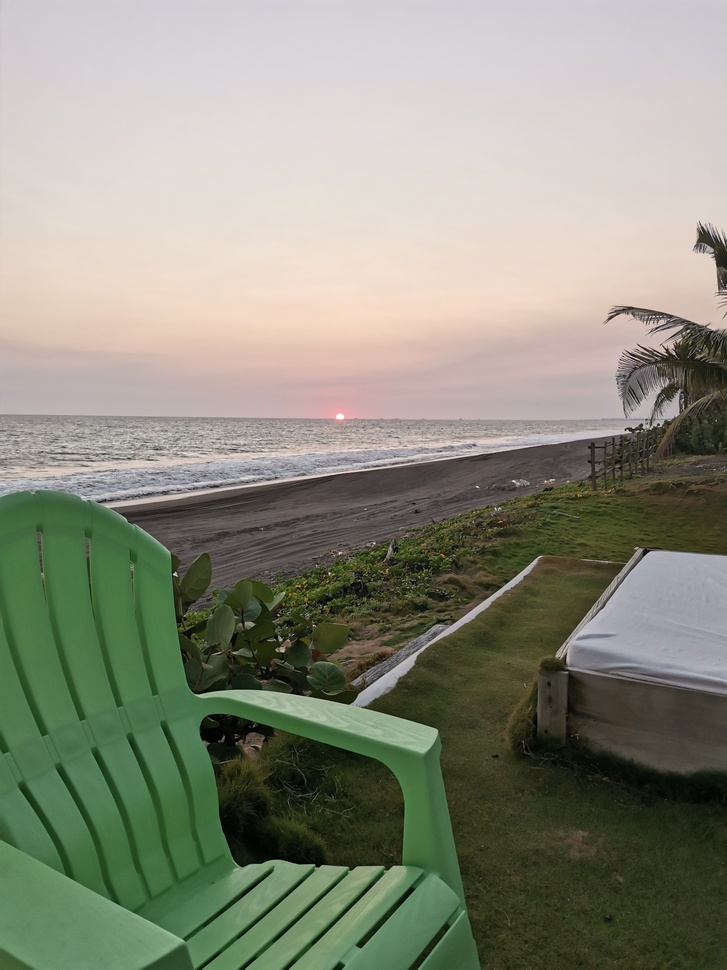
#> input picture sunset.jpg, 727 x 970 px, shrunk from 3000 x 4000 before the run, found by its file name
$ jupyter execute 'Challenge_Exercise (Gradient to Black and White).ipynb'   (shell and % lines are left out)
#> lines starting #> are read from the running program, lines starting #| are printed output that depends on the picture; after the words box and inside, x2 and y2 are one past the last pixel; in counts of white or black regions, pixels touching at a corner belong together
[cell 1]
import numpy as np
import matplotlib.pyplot as plt
from matplotlib import rcParams
import cv2

rcParams["figure.figsize"] =(10,8)

[cell 2]
img_c = plt.imread("../Image Processing/sunset.jpg")
#> img_c is the input picture: shape (970, 727, 3); mean R, G, B 138.5, 140.4, 125
plt.imshow(img_c)

[cell 3]
img_gs=np.dot(img_c[...,:3],[0.299,0.587,0.114])
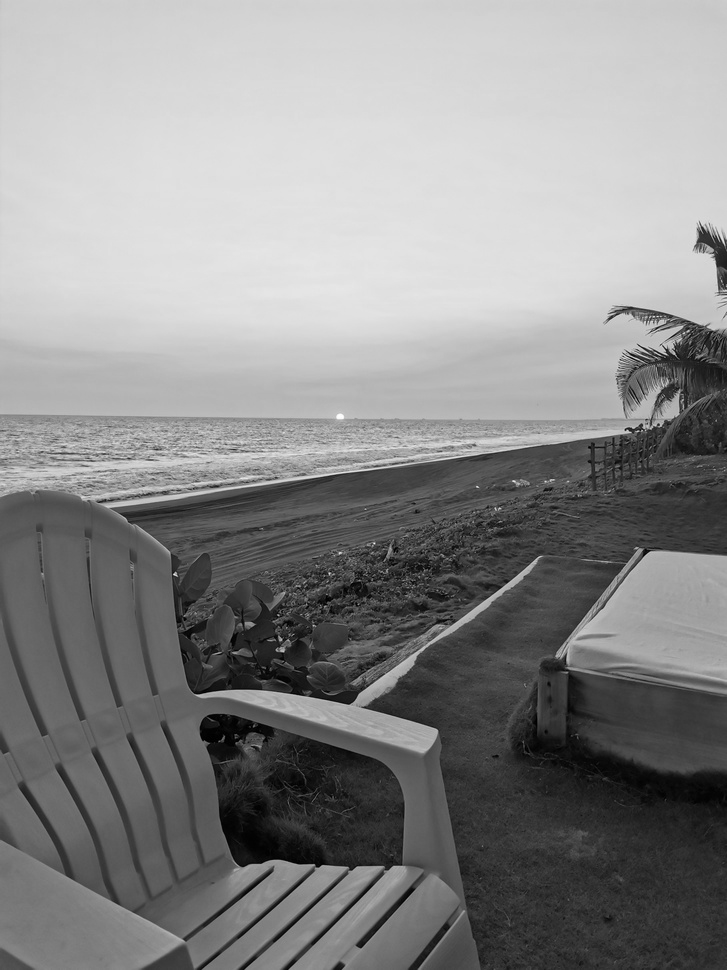
#> img_gs: shape (970, 727) float64; min 0, max 254, mean 138.1
plt.imshow(img_gs, cmap ="gray")

[cell 4]
rcParams['figure.figsize'] = 14,8
plt.hist(img_gs.ravel(),256,[0,255])
plt.title('Histogram')
plt.xticks(np.arange(0, 255, 10))
plt.show()
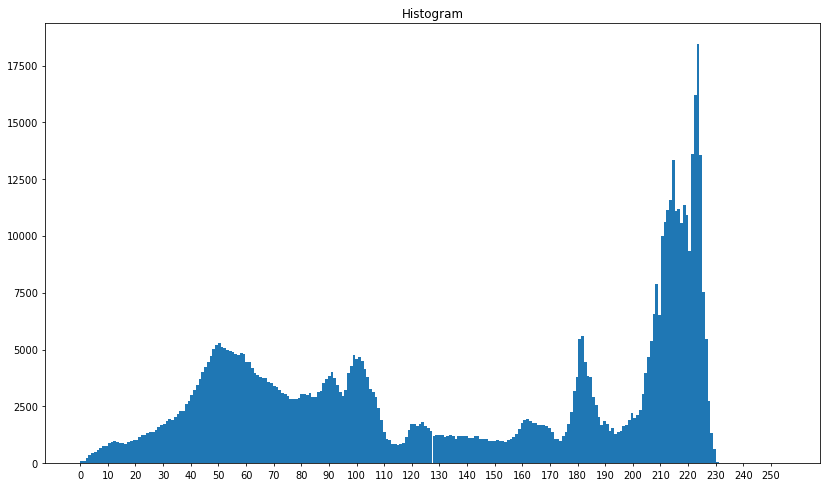
#> figure drawn by matplotlib, 1 panel; tallest bar 18444 high, from x = 223.1 to 224.1

[cell 5]
def grayscale_to_BW(grayscale_pic, threshold):
#> called with threshold = 115
    rows, cols = np.shape(grayscale_pic)
#> rows = 970; cols = 727
    BW_pic = np.zeros((rows,cols))
    for i in range(rows):
        for j in range(cols):
            BW_pic[i,j]= 0 if grayscale_pic[i,j] <= threshold else 255
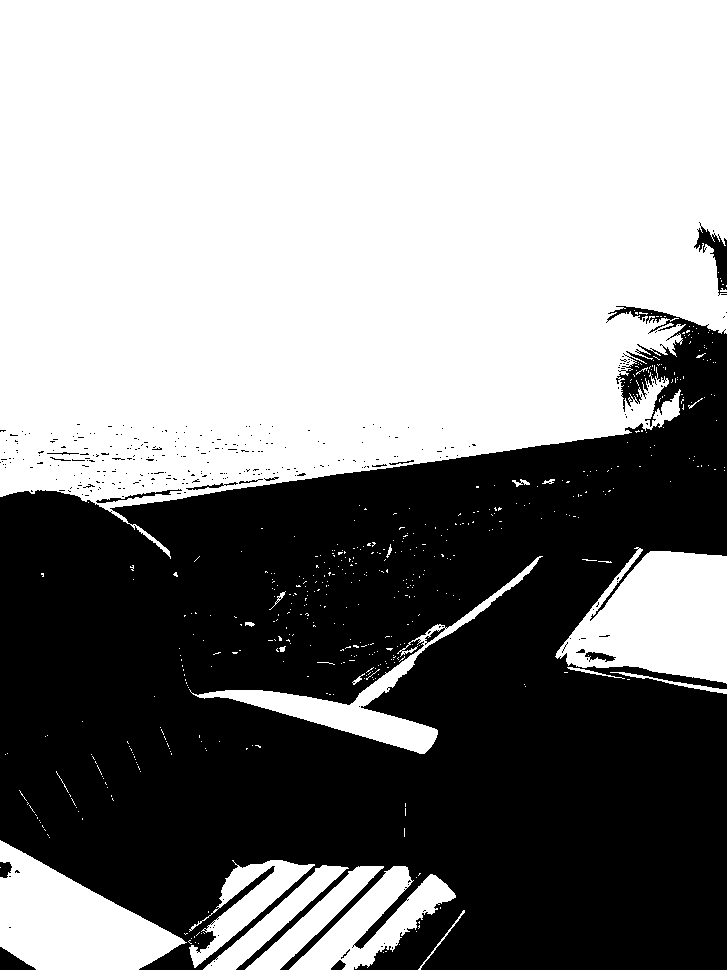
#> BW_pic: shape (970, 727) float64; 54.8% white; 314 black regions (299 under 20 px), largest, box (x1, y1, x2, y2) and area: (0, 306, 727, 970) 315321, (694, 222, 727, 296) 844, (0, 947, 36, 970) 437
    return BW_pic

img_BW1 = grayscale_to_BW(img_gs,115)
img_BW2 = grayscale_to_BW(img_gs,175)
#> call 2 of grayscale_to_BW, with threshold = 175
#> after the loop in grayscale_to_BW (call 2), `for i in range(rows):`:
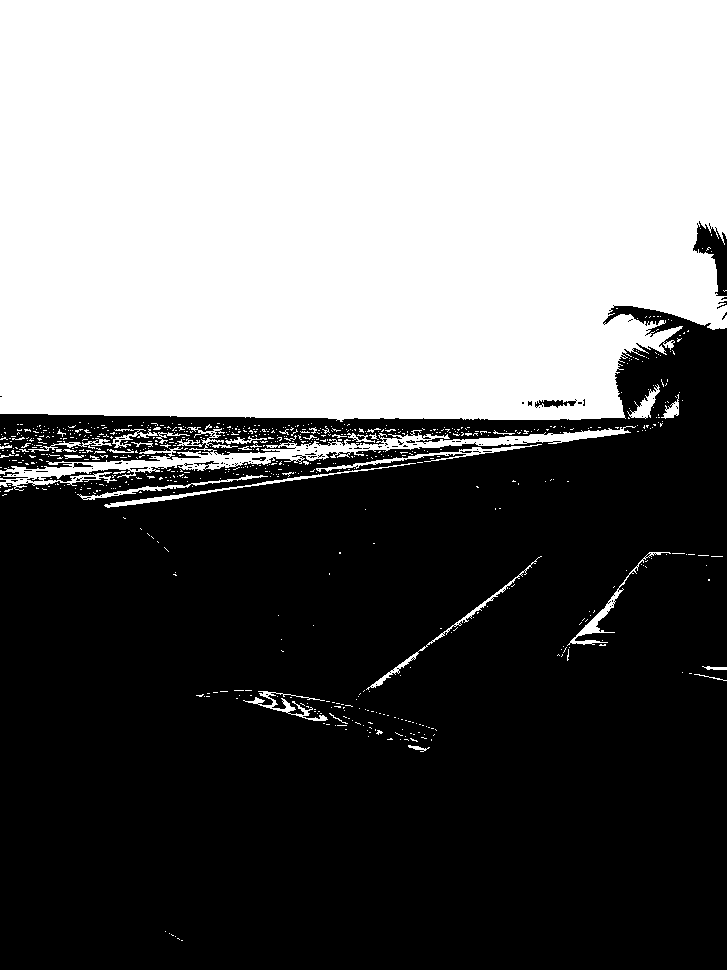
#> BW_pic: shape (970, 727) float64; 43.7% white; 756 white regions (715 under 20 px), largest, box (x1, y1, x2, y2) and area: (0, 0, 727, 422) 292658, (0, 426, 636, 491) 7097, (104, 463, 416, 508) 830

# figure size in inches
rcParams['figure.figsize'] = 18,8

# display images
fig, ax = plt.subplots(1,2)
ax[0].imshow(img_BW1, cmap='gray')
ax[1].imshow(img_BW2, cmap='gray')

$ run again, with dog120x90.jpg copied over sunset.jpg
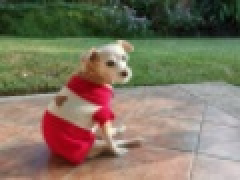
#> input picture dog120x90.jpg, 120 x 90 px, found by its file name (shown 2 times larger)
#> img_c is the input picture: shape (90, 120, 3); mean R, G, B 126.7, 116.6, 97.7
#> after the loop in grayscale_to_BW, `for i in range(rows):`:
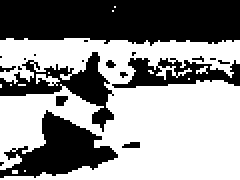
#> BW_pic: shape (90, 120) float64 (shown 2 times larger); 56.4% white; 20 black regions (14 under 20 px), largest, box (x1, y1, x2, y2) and area: (0, 0, 120, 23) 2437, (0, 55, 59, 89) 943, (0, 26, 57, 66) 710, (56, 29, 120, 44) 500, (28, 48, 34, 53) 25, (61, 71, 70, 74) 22
#> after the loop in grayscale_to_BW (call 2), `for i in range(rows):`:
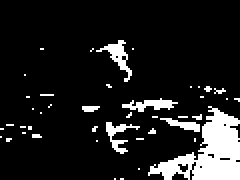
#> BW_pic: shape (90, 120) float64 (shown 2 times larger); 12% white; 43 white regions (37 under 20 px), largest, box (x1, y1, x2, y2) and area: (74, 53, 120, 90) 793, (48, 20, 66, 41) 111, (61, 49, 89, 56) 96, (53, 61, 70, 77) 90, (80, 59, 100, 66) 62, (41, 53, 50, 56) 22
